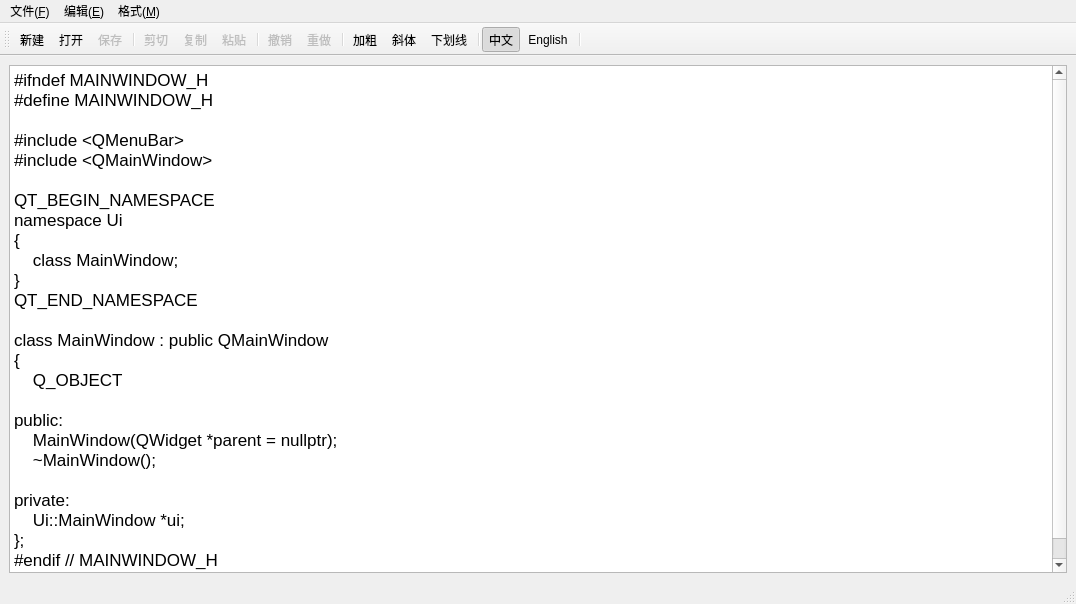
<?xml version="1.0" encoding="UTF-8"?>
<ui version="4.0">
 <class>MainWindow</class>
 <widget class="QMainWindow" name="MainWindow">
  <property name="geometry">
   <rect>
    <x>0</x>
    <y>0</y>
    <width>1076</width>
    <height>604</height>
   </rect>
  </property>
  <property name="windowTitle">
   <string>MainWindow</string>
  </property>
  <widget class="QWidget" name="centralwidget">
   <layout class="QVBoxLayout" name="verticalLayout">
    <item>
     <widget class="QTextEdit" name="textEdit">
      <property name="html">
       <string>&lt;!DOCTYPE HTML PUBLIC &quot;-//W3C//DTD HTML 4.0//EN&quot; &quot;http://www.w3.org/TR/REC-html40/strict.dtd&quot;&gt;
&lt;html&gt;&lt;head&gt;&lt;meta name=&quot;qrichtext&quot; content=&quot;1&quot; /&gt;&lt;meta charset=&quot;utf-8&quot; /&gt;&lt;style type=&quot;text/css&quot;&gt;
p, li { white-space: pre-wrap; }
hr { height: 1px; border-width: 0; }
li.unchecked::marker { content: &quot;\2610&quot;; }
li.checked::marker { content: &quot;\2612&quot;; }
&lt;/style&gt;&lt;/head&gt;&lt;body style=&quot; font-family:'.AppleSystemUIFont'; font-size:13pt; font-weight:400; font-style:normal;&quot;&gt;
&lt;p style=&quot; margin-top:0px; margin-bottom:0px; margin-left:0px; margin-right:0px; -qt-block-indent:0; text-indent:0px;&quot;&gt;#ifndef MAINWINDOW_H&lt;/p&gt;
&lt;p style=&quot; margin-top:0px; margin-bottom:0px; margin-left:0px; margin-right:0px; -qt-block-indent:0; text-indent:0px;&quot;&gt;#define MAINWINDOW_H&lt;/p&gt;
&lt;p style=&quot;-qt-paragraph-type:empty; margin-top:0px; margin-bottom:0px; margin-left:0px; margin-right:0px; -qt-block-indent:0; text-indent:0px;&quot;&gt;&lt;br /&gt;&lt;/p&gt;
&lt;p style=&quot; margin-top:0px; margin-bottom:0px; margin-left:0px; margin-right:0px; -qt-block-indent:0; text-indent:0px;&quot;&gt;#include &amp;lt;QMenuBar&amp;gt;&lt;/p&gt;
&lt;p style=&quot; margin-top:0px; margin-bottom:0px; margin-left:0px; margin-right:0px; -qt-block-indent:0; text-indent:0px;&quot;&gt;#include &amp;lt;QMainWindow&amp;gt;&lt;/p&gt;
&lt;p style=&quot;-qt-paragraph-type:empty; margin-top:0px; margin-bottom:0px; margin-left:0px; margin-right:0px; -qt-block-indent:0; text-indent:0px;&quot;&gt;&lt;br /&gt;&lt;/p&gt;
&lt;p style=&quot; margin-top:0px; margin-bottom:0px; margin-left:0px; margin-right:0px; -qt-block-indent:0; text-indent:0px;&quot;&gt;QT_BEGIN_NAMESPACE&lt;/p&gt;
&lt;p style=&quot; margin-top:0px; margin-bottom:0px; margin-left:0px; margin-right:0px; -qt-block-indent:0; text-indent:0px;&quot;&gt;namespace Ui&lt;/p&gt;
&lt;p style=&quot; margin-top:0px; margin-bottom:0px; margin-left:0px; margin-right:0px; -qt-block-indent:0; text-indent:0px;&quot;&gt;{&lt;/p&gt;
&lt;p style=&quot; margin-top:0px; margin-bottom:0px; margin-left:0px; margin-right:0px; -qt-block-indent:0; text-indent:0px;&quot;&gt;    class MainWindow;&lt;/p&gt;
&lt;p style=&quot; margin-top:0px; margin-bottom:0px; margin-left:0px; margin-right:0px; -qt-block-indent:0; text-indent:0px;&quot;&gt;}&lt;/p&gt;
&lt;p style=&quot; margin-top:0px; margin-bottom:0px; margin-left:0px; margin-right:0px; -qt-block-indent:0; text-indent:0px;&quot;&gt;QT_END_NAMESPACE&lt;/p&gt;
&lt;p style=&quot;-qt-paragraph-type:empty; margin-top:0px; margin-bottom:0px; margin-left:0px; margin-right:0px; -qt-block-indent:0; text-indent:0px;&quot;&gt;&lt;br /&gt;&lt;/p&gt;
&lt;p style=&quot; margin-top:0px; margin-bottom:0px; margin-left:0px; margin-right:0px; -qt-block-indent:0; text-indent:0px;&quot;&gt;class MainWindow : public QMainWindow&lt;/p&gt;
&lt;p style=&quot; margin-top:0px; margin-bottom:0px; margin-left:0px; margin-right:0px; -qt-block-indent:0; text-indent:0px;&quot;&gt;{&lt;/p&gt;
&lt;p style=&quot; margin-top:0px; margin-bottom:0px; margin-left:0px; margin-right:0px; -qt-block-indent:0; text-indent:0px;&quot;&gt;    Q_OBJECT&lt;/p&gt;
&lt;p style=&quot;-qt-paragraph-type:empty; margin-top:0px; margin-bottom:0px; margin-left:0px; margin-right:0px; -qt-block-indent:0; text-indent:0px;&quot;&gt;&lt;br /&gt;&lt;/p&gt;
&lt;p style=&quot; margin-top:0px; margin-bottom:0px; margin-left:0px; margin-right:0px; -qt-block-indent:0; text-indent:0px;&quot;&gt;public:&lt;/p&gt;
&lt;p style=&quot; margin-top:0px; margin-bottom:0px; margin-left:0px; margin-right:0px; -qt-block-indent:0; text-indent:0px;&quot;&gt;    MainWindow(QWidget *parent = nullptr);&lt;/p&gt;
&lt;p style=&quot; margin-top:0px; margin-bottom:0px; margin-left:0px; margin-right:0px; -qt-block-indent:0; text-indent:0px;&quot;&gt;    ~MainWindow();&lt;/p&gt;
&lt;p style=&quot;-qt-paragraph-type:empty; margin-top:0px; margin-bottom:0px; margin-left:0px; margin-right:0px; -qt-block-indent:0; text-indent:0px;&quot;&gt;&lt;br /&gt;&lt;/p&gt;
&lt;p style=&quot; margin-top:0px; margin-bottom:0px; margin-left:0px; margin-right:0px; -qt-block-indent:0; text-indent:0px;&quot;&gt;private:&lt;/p&gt;
&lt;p style=&quot; margin-top:0px; margin-bottom:0px; margin-left:0px; margin-right:0px; -qt-block-indent:0; text-indent:0px;&quot;&gt;    Ui::MainWindow *ui;&lt;/p&gt;
&lt;p style=&quot; margin-top:0px; margin-bottom:0px; margin-left:0px; margin-right:0px; -qt-block-indent:0; text-indent:0px;&quot;&gt;};&lt;/p&gt;
&lt;p style=&quot; margin-top:0px; margin-bottom:0px; margin-left:0px; margin-right:0px; -qt-block-indent:0; text-indent:0px;&quot;&gt;#endif // MAINWINDOW_H&lt;/p&gt;
&lt;p style=&quot;-qt-paragraph-type:empty; margin-top:0px; margin-bottom:0px; margin-left:0px; margin-right:0px; -qt-block-indent:0; text-indent:0px;&quot;&gt;&lt;br /&gt;&lt;/p&gt;&lt;/body&gt;&lt;/html&gt;</string>
      </property>
     </widget>
    </item>
   </layout>
  </widget>
  <widget class="QMenuBar" name="menubar">
   <property name="geometry">
    <rect>
     <x>0</x>
     <y>0</y>
     <width>1076</width>
     <height>24</height>
    </rect>
   </property>
   <widget class="QMenu" name="menu_F">
    <property name="title">
     <string>文件(&amp;F)</string>
    </property>
    <addaction name="actFileNew"/>
    <addaction name="actFileOpen"/>
    <addaction name="actFileSave"/>
   </widget>
   <widget class="QMenu" name="menu_E">
    <property name="title">
     <string>编辑(&amp;E)</string>
    </property>
    <addaction name="actEditCut"/>
    <addaction name="actEditCopy"/>
    <addaction name="actEditPaste"/>
    <addaction name="separator"/>
    <addaction name="actEditUndo"/>
    <addaction name="actEditRedo"/>
   </widget>
   <widget class="QMenu" name="menu_M">
    <property name="title">
     <string>格式(&amp;M)</string>
    </property>
    <addaction name="actFontBold"/>
    <addaction name="actFontItalic"/>
    <addaction name="actFontUnderline"/>
   </widget>
   <addaction name="menu_F"/>
   <addaction name="menu_E"/>
   <addaction name="menu_M"/>
  </widget>
  <widget class="QStatusBar" name="statusbar"/>
  <widget class="QToolBar" name="toolBar">
   <property name="windowTitle">
    <string>toolBar</string>
   </property>
   <property name="toolButtonStyle">
    <enum>Qt::ToolButtonTextUnderIcon</enum>
   </property>
   <attribute name="toolBarArea">
    <enum>TopToolBarArea</enum>
   </attribute>
   <attribute name="toolBarBreak">
    <bool>false</bool>
   </attribute>
   <addaction name="actFileNew"/>
   <addaction name="actFileOpen"/>
   <addaction name="actFileSave"/>
   <addaction name="separator"/>
   <addaction name="actEditCut"/>
   <addaction name="actEditCopy"/>
   <addaction name="actEditPaste"/>
   <addaction name="separator"/>
   <addaction name="actEditUndo"/>
   <addaction name="actEditRedo"/>
   <addaction name="separator"/>
   <addaction name="actFontBold"/>
   <addaction name="actFontItalic"/>
   <addaction name="actFontUnderline"/>
   <addaction name="separator"/>
   <addaction name="actLangZh"/>
   <addaction name="actLangEn"/>
   <addaction name="separator"/>
  </widget>
  <action name="actFileNew">
   <property name="icon">
    <iconset resource="res.qrc">
     <normaloff>:/icons/images/100.bmp</normaloff>:/icons/images/100.bmp</iconset>
   </property>
   <property name="text">
    <string>新建</string>
   </property>
   <property name="toolTip">
    <string>新建文件</string>
   </property>
   <property name="shortcut">
    <string>Ctrl+N</string>
   </property>
   <property name="menuRole">
    <enum>QAction::NoRole</enum>
   </property>
  </action>
  <action name="actFileOpen">
   <property name="icon">
    <iconset resource="res.qrc">
     <normaloff>:/icons/images/001.GIF</normaloff>:/icons/images/001.GIF</iconset>
   </property>
   <property name="text">
    <string>打开</string>
   </property>
   <property name="toolTip">
    <string>打开文件</string>
   </property>
   <property name="shortcut">
    <string>Ctrl+O</string>
   </property>
   <property name="menuRole">
    <enum>QAction::NoRole</enum>
   </property>
  </action>
  <action name="actFileSave">
   <property name="enabled">
    <bool>false</bool>
   </property>
   <property name="icon">
    <iconset resource="res.qrc">
     <normaloff>:/icons/images/104.bmp</normaloff>:/icons/images/104.bmp</iconset>
   </property>
   <property name="text">
    <string>保存</string>
   </property>
   <property name="toolTip">
    <string>保存文件</string>
   </property>
   <property name="shortcut">
    <string>Ctrl+S</string>
   </property>
   <property name="menuRole">
    <enum>QAction::NoRole</enum>
   </property>
  </action>
  <action name="actEditCut">
   <property name="enabled">
    <bool>false</bool>
   </property>
   <property name="icon">
    <iconset resource="res.qrc">
     <normaloff>:/icons/images/200.bmp</normaloff>:/icons/images/200.bmp</iconset>
   </property>
   <property name="text">
    <string>剪切</string>
   </property>
   <property name="toolTip">
    <string>剪切选中文本</string>
   </property>
   <property name="shortcut">
    <string>Ctrl+X</string>
   </property>
   <property name="menuRole">
    <enum>QAction::NoRole</enum>
   </property>
  </action>
  <action name="actEditCopy">
   <property name="enabled">
    <bool>false</bool>
   </property>
   <property name="icon">
    <iconset resource="res.qrc">
     <normaloff>:/icons/images/220.bmp</normaloff>:/icons/images/220.bmp</iconset>
   </property>
   <property name="text">
    <string>复制</string>
   </property>
   <property name="toolTip">
    <string>复制选中的文本</string>
   </property>
   <property name="shortcut">
    <string>Ctrl+C</string>
   </property>
   <property name="menuRole">
    <enum>QAction::NoRole</enum>
   </property>
  </action>
  <action name="actEditPaste">
   <property name="enabled">
    <bool>false</bool>
   </property>
   <property name="icon">
    <iconset resource="res.qrc">
     <normaloff>:/icons/images/204.bmp</normaloff>:/icons/images/204.bmp</iconset>
   </property>
   <property name="text">
    <string>粘贴</string>
   </property>
   <property name="toolTip">
    <string>黏贴剪切板中的文本</string>
   </property>
   <property name="shortcut">
    <string>Ctrl+V</string>
   </property>
   <property name="menuRole">
    <enum>QAction::NoRole</enum>
   </property>
  </action>
  <action name="actEditUndo">
   <property name="enabled">
    <bool>false</bool>
   </property>
   <property name="icon">
    <iconset resource="res.qrc">
     <normaloff>:/icons/images/206.bmp</normaloff>:/icons/images/206.bmp</iconset>
   </property>
   <property name="text">
    <string>撤销</string>
   </property>
   <property name="toolTip">
    <string>撤销上次编辑</string>
   </property>
   <property name="shortcut">
    <string>Ctrl+Z</string>
   </property>
   <property name="menuRole">
    <enum>QAction::NoRole</enum>
   </property>
  </action>
  <action name="actEditRedo">
   <property name="enabled">
    <bool>false</bool>
   </property>
   <property name="icon">
    <iconset resource="res.qrc">
     <normaloff>:/icons/images/208.bmp</normaloff>:/icons/images/208.bmp</iconset>
   </property>
   <property name="text">
    <string>重做</string>
   </property>
   <property name="toolTip">
    <string>重做上次编辑</string>
   </property>
   <property name="shortcut">
    <string>Ctrl+Y</string>
   </property>
   <property name="menuRole">
    <enum>QAction::NoRole</enum>
   </property>
  </action>
  <action name="actFontBold">
   <property name="checkable">
    <bool>true</bool>
   </property>
   <property name="icon">
    <iconset resource="res.qrc">
     <normaloff>:/icons/images/500.bmp</normaloff>:/icons/images/500.bmp</iconset>
   </property>
   <property name="text">
    <string>加粗</string>
   </property>
   <property name="toolTip">
    <string>加粗选中文本</string>
   </property>
   <property name="shortcut">
    <string>Ctrl+B</string>
   </property>
   <property name="menuRole">
    <enum>QAction::NoRole</enum>
   </property>
  </action>
  <action name="actFontItalic">
   <property name="checkable">
    <bool>true</bool>
   </property>
   <property name="icon">
    <iconset resource="res.qrc">
     <normaloff>:/icons/images/502.bmp</normaloff>:/icons/images/502.bmp</iconset>
   </property>
   <property name="text">
    <string>斜体</string>
   </property>
   <property name="toolTip">
    <string>斜体选中文本</string>
   </property>
   <property name="shortcut">
    <string>Ctrl+I</string>
   </property>
   <property name="menuRole">
    <enum>QAction::NoRole</enum>
   </property>
  </action>
  <action name="actFontUnderline">
   <property name="checkable">
    <bool>true</bool>
   </property>
   <property name="icon">
    <iconset resource="res.qrc">
     <normaloff>:/icons/images/504.bmp</normaloff>:/icons/images/504.bmp</iconset>
   </property>
   <property name="text">
    <string>下划线</string>
   </property>
   <property name="toolTip">
    <string>为选中文本添加下划线</string>
   </property>
   <property name="shortcut">
    <string>Ctrl+U</string>
   </property>
   <property name="menuRole">
    <enum>QAction::NoRole</enum>
   </property>
  </action>
  <action name="actLangZh">
   <property name="checkable">
    <bool>true</bool>
   </property>
   <property name="checked">
    <bool>true</bool>
   </property>
   <property name="icon">
    <iconset resource="res.qrc">
     <normaloff>:/icons/images/CN.jpg</normaloff>:/icons/images/CN.jpg</iconset>
   </property>
   <property name="text">
    <string>中文</string>
   </property>
   <property name="toolTip">
    <string>切换语言为中文</string>
   </property>
   <property name="menuRole">
    <enum>QAction::NoRole</enum>
   </property>
  </action>
  <action name="actLangEn">
   <property name="checkable">
    <bool>true</bool>
   </property>
   <property name="icon">
    <iconset resource="res.qrc">
     <normaloff>:/icons/images/timg2.jpg</normaloff>:/icons/images/timg2.jpg</iconset>
   </property>
   <property name="text">
    <string>English</string>
   </property>
   <property name="toolTip">
    <string>Change language to English</string>
   </property>
   <property name="menuRole">
    <enum>QAction::NoRole</enum>
   </property>
  </action>
  <action name="actClose">
   <property name="icon">
    <iconset resource="res.qrc">
     <normaloff>:/icons/images/324.bmp</normaloff>:/icons/images/324.bmp</iconset>
   </property>
   <property name="text">
    <string>关闭</string>
   </property>
   <property name="toolTip">
    <string>关闭编辑器</string>
   </property>
   <property name="menuRole">
    <enum>QAction::NoRole</enum>
   </property>
  </action>
 </widget>
 <resources>
  <include location="res.qrc"/>
 </resources>
 <connections>
  <connection>
   <sender>actEditCut</sender>
   <signal>triggered()</signal>
   <receiver>textEdit</receiver>
   <slot>cut()</slot>
   <hints>
    <hint type="sourcelabel">
     <x>-1</x>
     <y>-1</y>
    </hint>
    <hint type="destinationlabel">
     <x>537</x>
     <y>330</y>
    </hint>
   </hints>
  </connection>
  <connection>
   <sender>actEditPaste</sender>
   <signal>triggered()</signal>
   <receiver>textEdit</receiver>
   <slot>paste()</slot>
   <hints>
    <hint type="sourcelabel">
     <x>-1</x>
     <y>-1</y>
    </hint>
    <hint type="destinationlabel">
     <x>537</x>
     <y>330</y>
    </hint>
   </hints>
  </connection>
  <connection>
   <sender>actEditCopy</sender>
   <signal>triggered()</signal>
   <receiver>textEdit</receiver>
   <slot>copy()</slot>
   <hints>
    <hint type="sourcelabel">
     <x>-1</x>
     <y>-1</y>
    </hint>
    <hint type="destinationlabel">
     <x>537</x>
     <y>330</y>
    </hint>
   </hints>
  </connection>
  <connection>
   <sender>actEditUndo</sender>
   <signal>triggered()</signal>
   <receiver>textEdit</receiver>
   <slot>undo()</slot>
   <hints>
    <hint type="sourcelabel">
     <x>-1</x>
     <y>-1</y>
    </hint>
    <hint type="destinationlabel">
     <x>537</x>
     <y>330</y>
    </hint>
   </hints>
  </connection>
  <connection>
   <sender>actEditRedo</sender>
   <signal>triggered()</signal>
   <receiver>textEdit</receiver>
   <slot>redo()</slot>
   <hints>
    <hint type="sourcelabel">
     <x>-1</x>
     <y>-1</y>
    </hint>
    <hint type="destinationlabel">
     <x>537</x>
     <y>330</y>
    </hint>
   </hints>
  </connection>
  <connection>
   <sender>actClose</sender>
   <signal>triggered()</signal>
   <receiver>MainWindow</receiver>
   <slot>close()</slot>
   <hints>
    <hint type="sourcelabel">
     <x>-1</x>
     <y>-1</y>
    </hint>
    <hint type="destinationlabel">
     <x>537</x>
     <y>301</y>
    </hint>
   </hints>
  </connection>
  <connection>
   <sender>textEdit</sender>
   <signal>undoAvailable(bool)</signal>
   <receiver>actEditUndo</receiver>
   <slot>setEnabled(bool)</slot>
   <hints>
    <hint type="sourcelabel">
     <x>537</x>
     <y>330</y>
    </hint>
    <hint type="destinationlabel">
     <x>-1</x>
     <y>-1</y>
    </hint>
   </hints>
  </connection>
  <connection>
   <sender>textEdit</sender>
   <signal>redoAvailable(bool)</signal>
   <receiver>actEditRedo</receiver>
   <slot>setEnabled(bool)</slot>
   <hints>
    <hint type="sourcelabel">
     <x>537</x>
     <y>330</y>
    </hint>
    <hint type="destinationlabel">
     <x>-1</x>
     <y>-1</y>
    </hint>
   </hints>
  </connection>
 </connections>
</ui>
